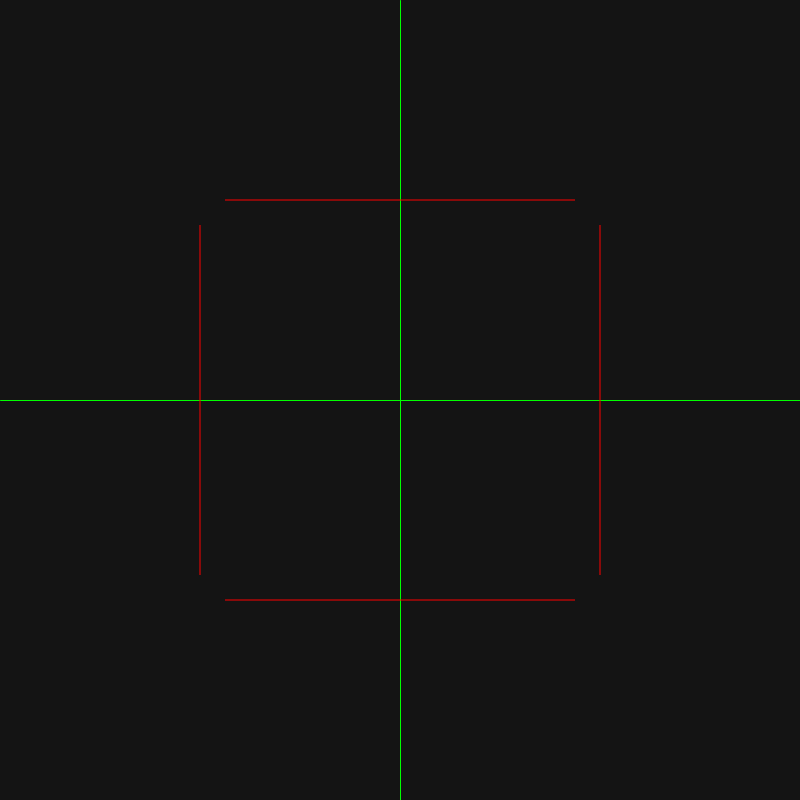
Frame 1 (no input)
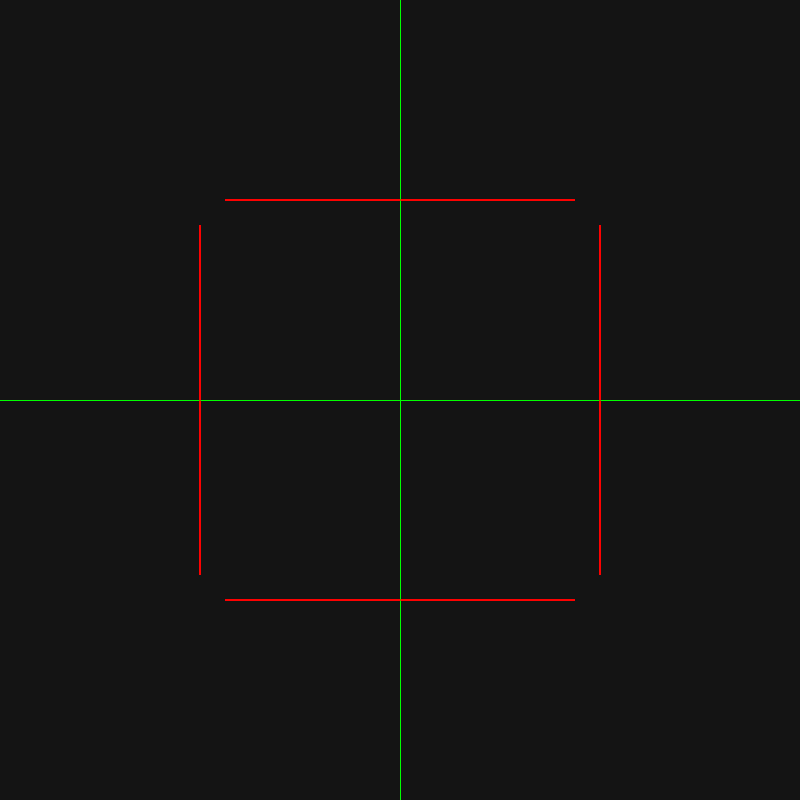
Frame 60 (the mouse pressed at the canvas centre just before this capture)
Frame 120 (the mouse held since frame 60 and released just before this capture): identical to frame 60, image omitted

The Processing sketch that drew these frames (run headless with seeded random() and noise(); from frame 60 on, the mouse is pressed at the canvas centre):

// Processing sketch: BridgeSquareTest02
// ── BridgeSquareTest02.pde
void setup()
{
  size(800, 800);
  background(20);
  rectMode(CENTER);
}

void draw()
{
  float x = width;
  float y = height;
  float size = 200;
  
  stroke(0, 255, 0);
  strokeWeight(1);
  line(0, y/2, x, y/2);
  line(x/2, 0, x/2, y);
  
  
  
  
  pushMatrix();
  translate(x/2, y/2);
  pushStyle();
  fill(255, 0, 0);
  noStroke();
  
  // left line
  rect(-size, 0, 1, size*1.75);
  
  // top line
  rect(0, -size, size*1.75, 1);
  
  // right line
  rect(size, 0, 1, size*1.75);
  
  // bottom line
  rect(0, size, size*1.75, 1);
  popStyle();
  
  popMatrix();
}
